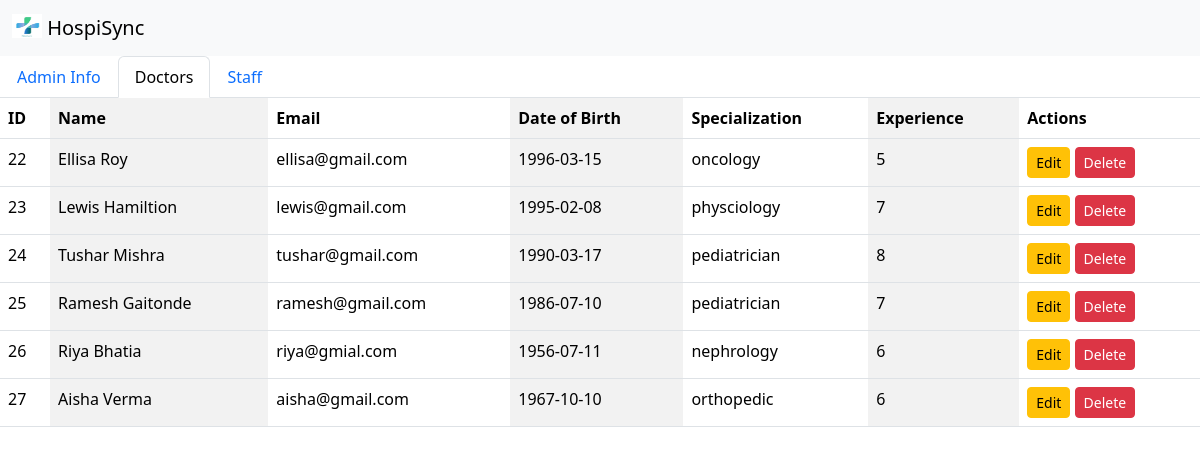
/Admin/doctor.php, run on the app's committed database.
### tables this page shows
CREATE TABLE `doctors` (
  `id` int(11) NOT NULL,
  `name` varchar(100) NOT NULL,
  `email` varchar(100) NOT NULL,
  `dob` date NOT NULL,
  `specialization` varchar(100) DEFAULT NULL,
  `experience` int(11) DEFAULT NULL,
  `password` varchar(255) NOT NULL
);

### Admin/doctor.php (the view, shortened to what this page needs)
<?php
include('../database.php');
$doctorQuery = "SELECT id, name, email, dob, specialization, experience FROM doctors";
$doctorResult = mysqli_query($conn, $doctorQuery);
?>
<!doctype html>
<html lang="en">
<head>
    <link href="D:\PHP\htdocs\test\css\styles.css" rel="stylesheet" />
    <link href="https://cdn.jsdelivr.net/npm/bootstrap@5.3.3/dist/css/bootstrap.min.css" rel="stylesheet"/>
    <link href="https://cdn.jsdelivr.net/npm/simple-datatables@7.1.2/dist/style.min.css" rel="stylesheet" />
</head>
<body>
    <nav class="navbar bg-body-tertiary">
        <div class="container-fluid">
            <a class="navbar-brand" href="#">
                <img src="../Images/logo.jpg" alt="Logo" width="30" height="24" class="d-inline-block align-text-top">
                HospiSync
            </a>
        </div>
    </nav>
    <ul class="nav nav-tabs">
      <li class="nav-item">
        <a class="nav-link" aria-current="page" href="admin_info.php">Admin Info</a>
      </li>
      <li class="nav-item">
        <a class="nav-link active" href="doctor.php">Doctors</a>
      </li>
      <li class="nav-item">
        <a class="nav-link " href="staff.php">Staff</a>
      </li>
    </ul>
    <table class="table table-striped-columns">
        <tr>
            <th>ID</th>
            <th>Name</th>
	        <th>Email</th>
            <th>Date of Birth</th>
            <th>Specialization</th>
            <th>Experience</th>
            <th>Actions</th>
        </tr>
        <?php
        while($row = mysqli_fetch_assoc($doctorResult))
        {
        ?>
        <tr>
            <td><?php echo $row['id']; ?></td>
<td><?php echo $row['name']; ?></td>
<td><?php echo $row['email']; ?></td>
<td><?php echo $row['dob']; ?></td>
<td><?php echo $row['specialization']; ?></td>
<td><?php echo $row['experience']; ?></td>
            <td>
                <a href="edit_doctor.php?id=<?php echo $row['id']; ?>" class="btn btn-warning btn-sm">Edit</a>
                                    <a href="delete_doctor.php?id=<?php echo $row['id']; ?>" class="btn btn-danger btn-sm" onclick="return confirm('Are you sure you want to delete this doctor?')">Delete</a>
            </td>
        </tr>
        <?php
        }
        ?>
    </table>
</body>
</html>

### data on the page
doctors: id "22", name "Ellisa Roy", email "ellisa@gmail.com", dob "1996-03-15", specialization "oncology", experience "5"
doctors: id "23", name "Lewis Hamiltion", email "lewis@gmail.com", dob "1995-02-08", specialization "physciology", experience "7"
doctors: id "24", name "Tushar Mishra", email "tushar@gmail.com", dob "1990-03-17", specialization "pediatrician", experience "8"
doctors: id "25", name "Ramesh Gaitonde", email "ramesh@gmail.com", dob "1986-07-10", specialization "pediatrician", experience "7"
doctors: id "26", name "Riya Bhatia", email "riya@gmial.com", dob "1956-07-11", specialization "nephrology", experience "6"
doctors: id "27", name "Aisha Verma", email "aisha@gmail.com", dob "1967-10-10", specialization "orthopedic", experience "6"
